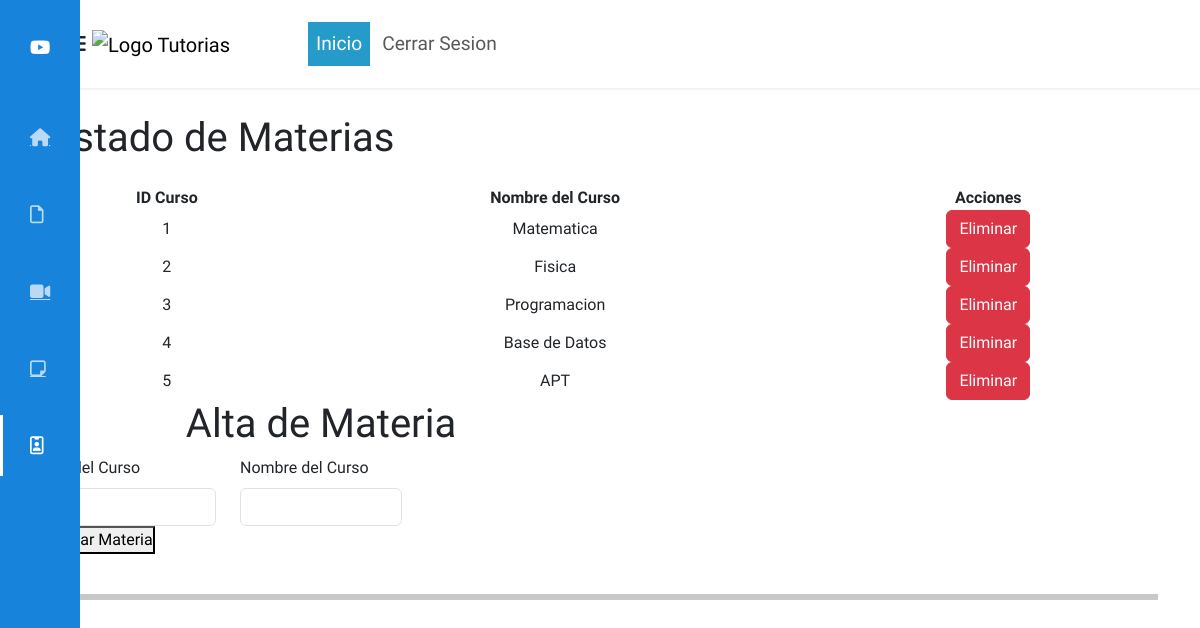
The app's page /login/listado_materia.php with its own data.
### tables this page shows
CREATE TABLE `curso` (
  `id` int(11) NOT NULL,
  `nombre` varchar(255) NOT NULL
);

### login/config/db.php (called while the page is built, shortened)
<?php
    class db{
        public static function conexion(){
            try {
                $PDO = new PDO("mysql:host=localhost;dbname=tutoria","root","");
                return $PDO;
            } catch (PDOException $e) {
                return $e->getMessage();
            }
        }
    }
?>

### login/config/usuariosDao.php (called while the page is built, shortened)
<?php
include "db.php";
include 'C:\xampp\htdocs\login\entidades\curso.php';
class usuarioDao extends db
{
    protected static $cnx;
    public static function getconexion()
    {
        self::$cnx = db::conexion();
    }
public function obtenerTodosLosCursos()
{
    $query = "SELECT * FROM curso";
    $resultado = self::$cnx->query($query);
    $cursos = array();
    while ($fila = $resultado->fetch(PDO::FETCH_ASSOC)) {
        $curso = new Cursos();
        $curso->setId($fila['id']);
        $curso->setNombre($fila['nombre']);
        $cursos[] = $curso;
    }
    return $cursos;
}
}
?>

### login/entidades/curso.php (called while the page is built)
<?php
class Cursos{
    private $id;
    private $nombre;
    public function getId(){
		return $this->id;
	}
	public function setId($id){
		$this->id = $id;
	}
	public function getNombre(){
		return $this->nombre;
	}
	public function setNombre($nombre){
		$this->nombre = $nombre;
	}
}
?>

### login/listado_materia.php (the view, shortened to what this page needs)
<?php
require_once("C:/xampp/htdocs/login/view/head/head.php");
include 'C:\xampp\htdocs\login\config\usuariosDao.php';
$objUsuarioDao = new usuarioDao();
$cursos = $objUsuarioDao->obtenerTodosLosCursos();
?>
<!DOCTYPE html>
<html lang="es">
<head>
</head>
<body>
<nav class="navbar navbar-expand-lg bg-body-tertiary">
  <div class="container">
    <div class="menu__side veri verido" id="menu_side">
      <div class="name__page">
        <i class="fab fa-youtube"></i>
        <h4>Ututorias</h4>
      </div>
      <div class="options__menu">
        <a href="admin.php">
          <div class="option">
            <i class="fas fa-home" title="Inicio"></i>
            <h4>Tutorias</h4>
          </div>
        </a>
        <a href="adminListarUsuarios.php">
          <div class="option">
            <i class="far fa-file" title="Usuarios"></i>
            <h4>Usuarios</h4>
          </div>
        </a>
        <a href="solicitudTutoriaA.php">
          <div class="option">
            <i class="fas fa-video" title="Cursos"></i>
            <h4>Notificaciones</h4>
          </div>
        </a>
        <a href="listado_periodo.php">
          <div class="option">
            <i class="far fa-sticky-note" title="Blog"></i>
            <h4>Mi cuenta</h4>
          </div>
        </a>
        <a href="#" class="selected">
          <div class="option">
            <i class="far fa-id-badge" title="Contacto"></i>
            <h4>Mi Institucion</h4>
          </div>
        </a>
      </div>
    </div>
    <a class="navbar-brand" href="/login/index.php">
      <img class="logoutu"
        src="https://www.utu.edu.uy/sites/www.utu.edu.uy/files/utu/recursos/LOGO-ANEP-DGETP---2021-Fondo-Transparente.png"
        alt="Logo Tutorias">
    </a>
    <div class="collapse navbar-collapse" id="navbarSupportedContent">
      <ul class="navbar-nav me-auto mb-2 mb-lg-0">
        <li class="nav-item">
          <a class="nav-link active" aria-current="page" href="/login/index.php">Inicio</a>
        </li>
        <li class="nav-item nav-item2">
          <a class="nav-link" href="cerrar.php">Cerrar Sesion</a>
        </li>
      </ul>
    </div>
  </div>
</nav>
<div class="container">
<br>
    <div class="col-12">
<h1>Listado de Materias</h1>
<form class="row g-3 needs-validation crear_tutoria" method="POST" novalidate>
    <table>
        <tr>
            <th>ID Curso</th>
            <th>Nombre del Curso</th>
            <th>Acciones</th>
        </tr>
        <?php foreach ($cursos as $curso) { ?>
            <tr>
                <td><?php echo $curso->getId(); ?></td>
                <td><?php echo $curso->getNombre(); ?></td>
                <td>
                    <input class="btn btn-danger" type="submit" name="eliminar" value="Eliminar">
                </td>
            </tr>
        <?php } ?>
    </table>
</form>
    </div>
    <div class="col-6">
    <form action="crear_materia.php" class="g-3 needs-validation" novalidate method="POST">
    <h1 class="text-center">Alta de Materia</h1>
    <div class="container">
        <div class="row">
            <div class="col-md-4">
                <label for="validationCustom01" class="form-label">ID del Curso</label>
                <input type="number" class="form-control" id="id_curso" name="id_curso" required>
            </div>
            <div class="col-md-4">
                <label for="validationCustom02" class="form-label">Nombre del Curso</label>
                <input type="text" class="form-control" id="nombre_curso" name="nombre_curso" required>
            </div>
            <div class="col-12">
                <button type="submit">Crear Materia</button>
            </div>
        </div>
    </div>
</form>
    </div>
    <br>
<hr style="border:3px solid">
<br>
</div>
</body>
</html>

### login/asset/css/style.css (style rules this page uses)
* { font-family: 'Geologica', sans-serif; text-decoration: none; margin: 0; padding: 0; box-sizing: border-box; }
nav.navbar.navbar-expand-lg.bg-body-tertiary { background: #fff !important; border-bottom: 2px solid #f3f3f3; height: 90px; width: auto; }
.logoutu { width: 316px; }
li.nav-item { font-size: 1.2rem; padding: 0 2px; }
a.nav-link.active { background-color: #259bca; color: #fff !important; }
ul.navbar-nav.me-auto.mb-2.mb-lg-0 { padding: 0 20px; }
div#navbarSupportedContent { margin-left: 40px; }
.menu__side { width: 80px; height: 100%; background: #1783db; position: fixed; top: 0; left: 0; color: white; font-size: 18px; z-index: 300; overflow: hidden; overflow-y: scroll; border-right: 20px solid #1783db; transition: all 300ms cubic-bezier(0.785, 0.135, 0.15, 0.86); }
.menu__side { -ms-overflow-style: none; scrollbar-width: none; }
.name__page { padding: 20px 30px; display: flex; align-items: center; margin-top: 10px; }
.name__page i { width: 20px; margin-right: 20px; }
.options__menu { padding: 20px 30px; position: absolute; top: 80px; }
.options__menu a { color: #ffffffb2; cursor: default; display: block; position: relative; transition: color 300ms; }
.options__menu .option { padding: 20px 0px; display: flex; align-items: center; position: relative; }
.options__menu .option i { width: 20px; margin-right: 20px; cursor: pointer; }
.options__menu .option h4 { font-weight: 300; cursor: pointer; }
a.selected { color: #fff; }
.selected:before { content: ''; width: 3px; height: 80%; background: white; position: absolute; top: 10%; left: -30px; }
.crear_tutoria { margin: auto; text-align: center; }

### records on screen
curso: id "1", nombre "Matematica"
curso: id "2", nombre "Fisica"
curso: id "3", nombre "Programacion"
curso: id "4", nombre "Base de Datos"
curso: id "5", nombre "APT"
